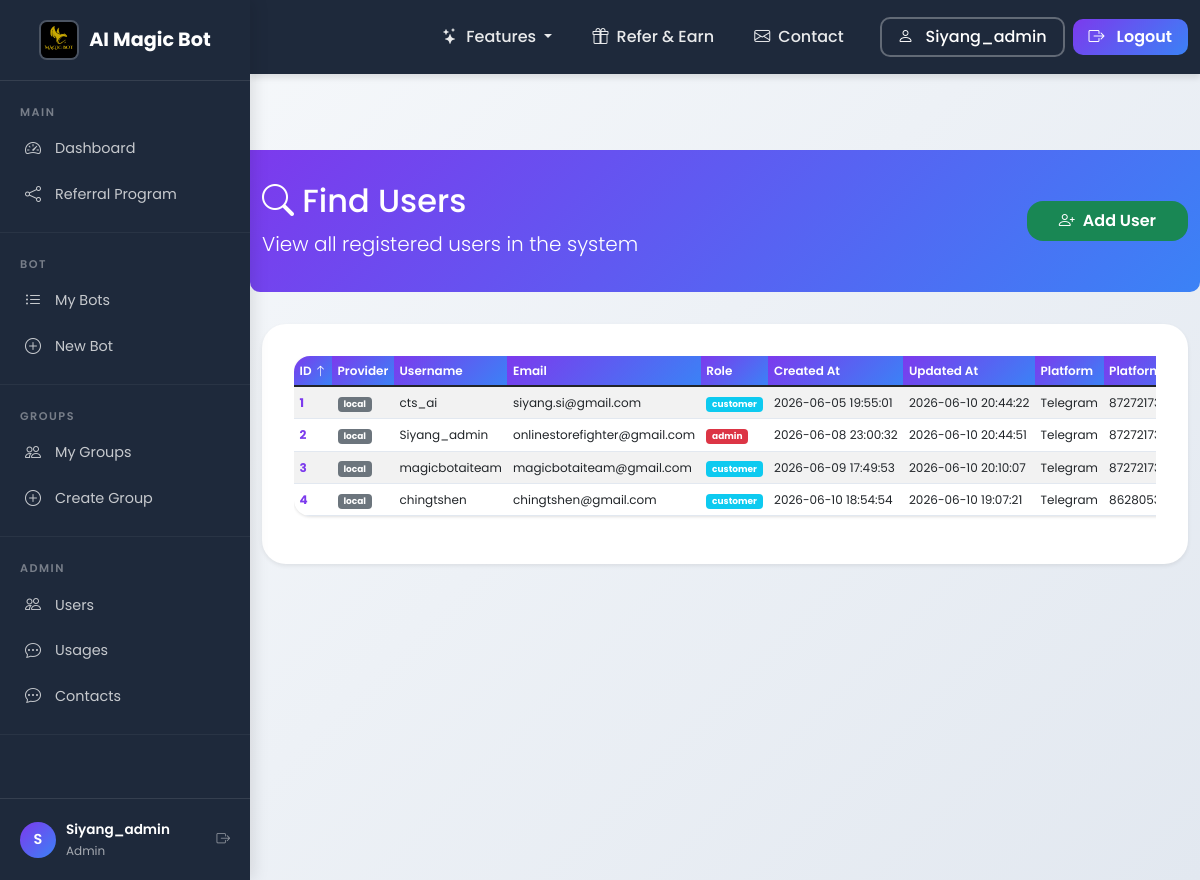
Page /users (signed in) on the earlier database version.
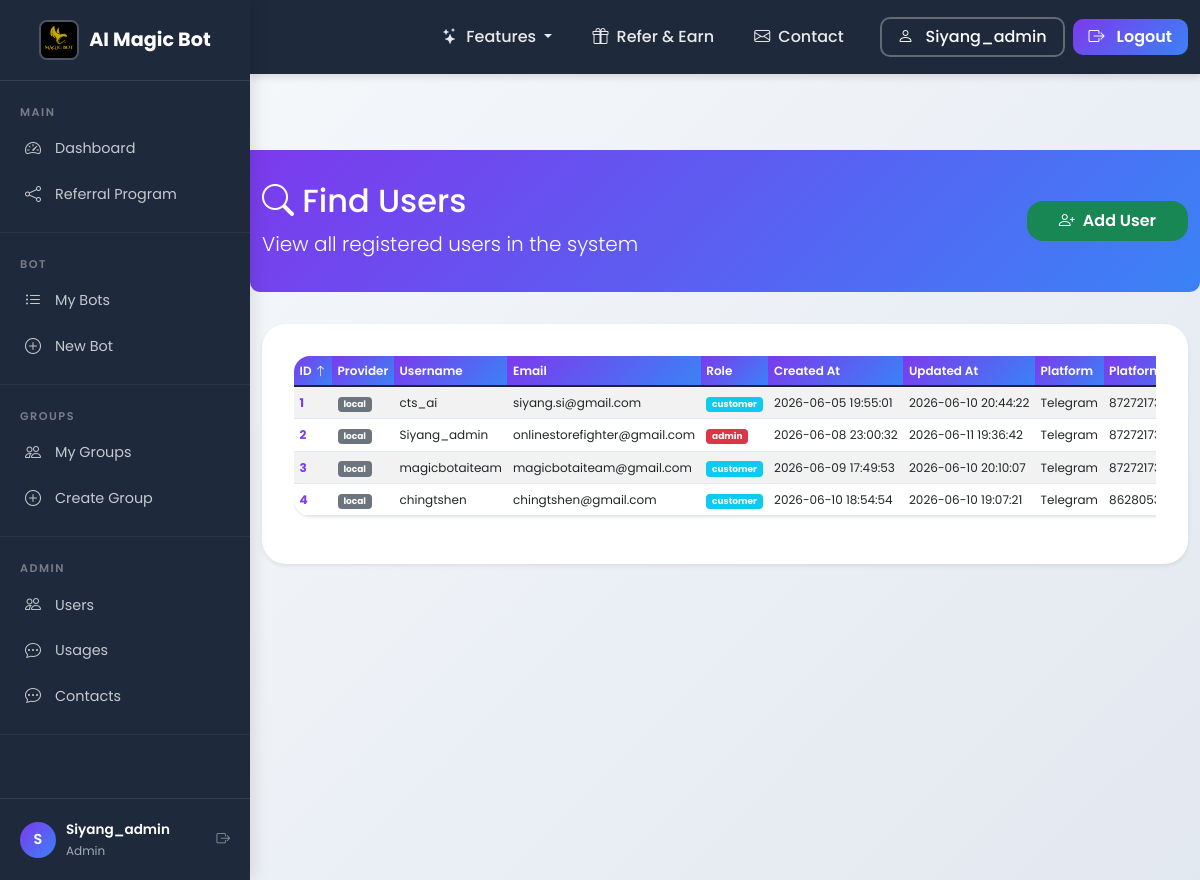
Same page on the later database version.
### tables this page shows
CREATE TABLE "users" (id INTEGER PRIMARY KEY AUTOINCREMENT, provider TEXT NOT NULL DEFAULT 'local', provider_id TEXT UNIQUE, username TEXT NOT NULL UNIQUE, email TEXT UNIQUE, password_hash TEXT, referral_credits INTEGER DEFAULT 0, referral_badge TEXT DEFAULT NULL, created_at TIMESTAMP DEFAULT CURRENT_TIMESTAMP, updated_at TIMESTAMP DEFAULT CURRENT_TIMESTAMP, preferred_platform TEXT DEFAULT NULL, platform_user_id TEXT DEFAULT NULL);

### app_complete_with_groups.py (the view)
@app.route("/users")
@login_required
@admin_required_route
def users_list():
    page = request.args.get('page', 1, type=int)
    sort_by = request.args.get('sort_by', 'id')
    sort_order = request.args.get('sort_order', 'asc')
    valid_sort_columns = ['id', 'username', 'email', 'provider', 'preferred_platform', 'platform_user_id', 'created_at', 'updated_at', 'user_role']
    if sort_by not in valid_sort_columns:
        sort_by = 'id'
    if sort_order not in ['asc', 'desc']:
        sort_order = 'asc'
    per_page = 20
    offset = (page - 1) * per_page
    conn = get_db_connection()
    total_count = conn.execute("SELECT COUNT(*) as count FROM users").fetchone()['count']
    total_pages = (total_count + per_page - 1) // per_page
    if sort_by == 'user_role':
        order_clause = f"r.name {sort_order}"
    else:
        order_clause = f"u.{sort_by} {sort_order}"
    query = f"""
        SELECT u.*, COALESCE(r.name, 'customer') as user_role
        FROM users u
        LEFT JOIN user_roles ur ON u.id = ur.user_id
        LEFT JOIN roles r ON ur.role_id = r.id
        ORDER BY {order_clause}
        LIMIT ? OFFSET ?
    """
    users = conn.execute(query, (per_page, offset)).fetchall()
    conn.close()
    return render_template(
        "users.html",
        users=users,
        username=session.get("username"),
        role=session.get("role"),
        page=page,
        total_pages=total_pages,
        total_count=total_count,
        sort_by=sort_by,
        sort_order=sort_order
    )

### app_complete_with_groups.py (called while the page is built)
@app.context_processor
def inject_random_background():
    import random
    background_images = [
        '/static/AI_IMG1.jpeg',
        '/static/AI_IMG_2.jpeg',
        '/static/AI_IMG_3.jpeg',
        '/static/AI_IMG_4.jpeg'
    ]
    random_bg = random.choice(background_images)
    return {
        'random_background': random_bg,
        'all_backgrounds': background_images,
        'is_admin': session.get('role') == 'admin'
    }

def admin_required_route(f):
    from functools import wraps
    @wraps(f)
    def decorated_function(*args, **kwargs):
        if session.get('role', 'customer') != 'admin':
            flash("Admin privileges required to access this page.", "error")
            return redirect(url_for('index'))
        return f(*args, **kwargs)
    return decorated_function

    def __call__(self, environ, start_response):
        environ['wsgi.url_scheme'] = 'https'
        return super().__call__(environ, start_response)

### db.py (called while the page is built)
def _sqlite_conn():
    import sqlite3
    db_path = Path(__file__).parent / "users.db"
    conn = sqlite3.connect(str(db_path), timeout=10)
    conn.row_factory = sqlite3.Row
    conn.execute("PRAGMA journal_mode=WAL")
    conn.execute("PRAGMA busy_timeout = 5000")
    conn.execute("PRAGMA synchronous = NORMAL")
    conn.execute("PRAGMA foreign_keys = ON")
    return conn

def get_conn():
    if USE_PG:
        return _pg_conn()
    return _sqlite_conn()

### group_collaboration_ui.py (called while the page is built)
def login_required(f):
    @wraps(f)
    def decorated_function(*args, **kwargs):
        if "user_id" not in session:
            flash("Please log in to access this page.", "error")
            return redirect(url_for("signin_local"))
        return f(*args, **kwargs)
    return decorated_function

### templates/users.html (shortened to what this page needs)
<!DOCTYPE html>
<html lang="en">
<head>
    <link href="https://cdn.jsdelivr.net/npm/bootstrap@5.1.3/dist/css/bootstrap.min.css" rel="stylesheet">
    <link rel="stylesheet" href="{{ url_for('static', filename='css/shared.css') }}">
    <link rel="stylesheet" href="https://cdn.jsdelivr.net/npm/bootstrap-icons@1.8.1/font/bootstrap-icons.css">
</head>
<body class="sidebar-layout">
    {% with active_page='users' %}
    {% include '_sidebar.html' %}
<div class="sidebar-content">
    {% endwith %}
    <div class="page-header">
        <div class="container">
            <div class="d-flex justify-content-between align-items-center">
                <div>
                    <h2><i class="bi bi-search"></i> Find Users</h2>
                    <p class="lead mb-0">View all registered users in the system</p>
                </div>
                <div>
                    <a href="/users/add" class="btn btn-success">
                        <i class="bi bi-person-plus"></i> Add User
                    </a>
                </div>
            </div>
        </div>
    </div>
    <div class="container mb-5">
        <div class="card shadow-sm">
            <div class="card-body">
                <div class="table-responsive">
                    <table class="table table-hover table-striped">
                        <thead class="table-dark">
                            <tr>
                                <th>
                                    <a href="?sort_by=id&sort_order={{ 'desc' if sort_by == 'id' and sort_order == 'asc' else 'asc' }}" class="text-white text-decoration-none">
                                        ID
                                        {% if sort_by == 'id' %}
                                            <i class="bi bi-arrow-{{ 'up' if sort_order == 'asc' else 'down' }}"></i>
                                        {% endif %}
                                    </a>
                                </th>
                                <th>
                                    <a href="?sort_by=provider&sort_order={{ 'desc' if sort_by == 'provider' and sort_order == 'asc' else 'asc' }}" class="text-white text-decoration-none">
                                        Provider
                                    </a>
                                </th>
                                <th>
                                    <a href="?sort_by=username&sort_order={{ 'desc' if sort_by == 'username' and sort_order == 'asc' else 'asc' }}" class="text-white text-decoration-none">
                                        Username
                                    </a>
                                </th>
                                <th>
                                    <a href="?sort_by=email&sort_order={{ 'desc' if sort_by == 'email' and sort_order == 'asc' else 'asc' }}" class="text-white text-decoration-none">
                                        Email
                                    </a>
                                </th>
                                <th>
                                    <a href="?sort_by=user_role&sort_order={{ 'desc' if sort_by == 'user_role' and sort_order == 'asc' else 'asc' }}" class="text-white text-decoration-none">
                                        Role
                                    </a>
                                </th>
                                <th>
                                    <a href="?sort_by=created_at&sort_order={{ 'desc' if sort_by == 'created_at' and sort_order == 'asc' else 'asc' }}" class="text-white text-decoration-none">
                                        Created At
                                    </a>
                                </th>
                                <th>
                                    <a href="?sort_by=updated_at&sort_order={{ 'desc' if sort_by == 'updated_at' and sort_order == 'asc' else 'asc' }}" class="text-white text-decoration-none">
                                        Updated At
                                    </a>
                                </th>
                                <th>
                                    <a href="?sort_by=preferred_platform&sort_order={{ 'desc' if sort_by == 'preferred_platform' and sort_order == 'asc' else 'asc' }}" class="text-white text-decoration-none">
                                        Platform
                                    </a>
                                </th>
                                <th>
                                    <a href="?sort_by=platform_user_id&sort_order={{ 'desc' if sort_by == 'platform_user_id' and sort_order == 'asc' else 'asc' }}" class="text-white text-decoration-none">
                                        Platform User ID
                                    </a>
                                </th>
                            </tr>
                        </thead>
                        <tbody>
                            {% for user in users %}
                            <tr>
                                <td><a href="/users/{{ user.id }}" class="fw-bold">{{ user.id }}</a></td>
                                <td><span class="badge bg-{{ 'primary' if user.provider == 'google' else 'secondary' }}">{{ user.provider }}</span></td>
                                <td>{{ user.username }}</td>
                                <td>{{ user.email or 'N/A' }}</td>
                                <td><span class="badge bg-{{ 'danger' if user.user_role == 'admin' else 'info' }}">{{ user.user_role }}</span></td>
                                <td>{{ user.created_at }}</td>
                                <td>{{ user.updated_at }}</td>
                                <td>{{ user.preferred_platform or '' }}</td>
                                <td>{{ user.platform_user_id or '' }}</td>
                            </tr>
                            {% endfor %}
                        </tbody>
                    </table>
                </div>
            </div>
        </div>
    </div>
</div>
</body>
</html>

### templates/_sidebar.html (shortened to what this page needs)
{% with active_page=active_page|default('') %}
{% include '_navbar.html' %}
{% endwith %}
<div class="sidebar" id="appSidebar">
    <div class="sidebar-brand">
        <a href="{{ url_for('landing') }}">
            <img src="{{ url_for('static', filename='Magic_Bot_AI.png') }}" alt="AI Magic Bot">
            AI Magic Bot
        </a>
    </div>
    <div class="sidebar-section">
        <div class="sidebar-section-title">Main</div>
        <a href="{{ url_for('index') }}" class="sidebar-item {% if active_page == 'dashboard' %}active{% endif %}">
            <i class="bi bi-speedometer2"></i> Dashboard
        </a>
        <a href="{{ url_for('referrer') }}" class="sidebar-item {% if active_page == 'referrer' %}active{% endif %}">
            <i class="bi bi-share"></i> Referral Program
        </a>
    </div>
    <div class="sidebar-section">
        <div class="sidebar-section-title">Bot</div>
        <a href="{{ url_for('my_bots') }}" class="sidebar-item {% if active_page == 'my_bots' %}active{% endif %}">
            <i class="bi bi-list-ul"></i> My Bots
        </a>
        <a href="{{ url_for('register_bot') }}" class="sidebar-item {% if active_page == 'register' %}active{% endif %}">
            <i class="bi bi-plus-circle"></i> New Bot
        </a>
    </div>
    <div class="sidebar-section">
        <div class="sidebar-section-title">Groups</div>
        <a href="/groups" class="sidebar-item">
            <i class="bi bi-people"></i> My Groups
        </a>
        <a href="/groups/create" class="sidebar-item">
            <i class="bi bi-plus-circle"></i> Create Group
        </a>
    </div>
    {% if role == 'admin' %}
    <div class="sidebar-section">
        <div class="sidebar-section-title">Admin</div>
        <a href="{{ url_for('find_users') }}" class="sidebar-item">
            <i class="bi bi-people"></i> Users
        </a>
        <a href="/usage" class="sidebar-item {% if active_page == 'usage' %}active{% endif %}">
            <i class="bi bi-chat-dots"></i> Usages
        </a>
        <a href="/admin/contacts" class="sidebar-item {% if active_page == 'admin_contacts' %}active{% endif %}">
            <i class="bi bi-chat-dots"></i> Contacts
        </a>
    </div>
    {% endif %}
    <div class="sidebar-footer">
        <div class="sidebar-user-info">
            <div class="avatar">
                {{ username[:1].upper() if username else 'U' }}
            </div>
            <div>
                <div class="user-name">{{ username }}</div>
                <div class="user-role">{{ role|title if role else 'User' }}</div>
            </div>
            <a href="{{ url_for('logout') }}" class="ms-auto text-white-50" title="Logout">
                <i class="bi bi-box-arrow-right"></i>
            </a>
        </div>
    </div>
</div>

### templates/_navbar.html (shortened to what this page needs)
<nav class="navbar navbar-expand-lg navbar-dark fixed-top">
    <div class="container">
        <div class="collapse navbar-collapse" id="navbarNav">
            <ul class="navbar-nav ms-auto align-items-center">
                <li class="nav-item dropdown">
                    <a class="nav-link dropdown-toggle" href="#" id="featuresDropdown" role="button" data-bs-toggle="dropdown" aria-expanded="false">
                        <i class="bi bi-stars me-1"></i> Features
                    </a>
                </li>
                <li class="nav-item">
                    <a class="nav-link" href="/referral-program">
                        <i class="bi bi-gift me-1"></i> Refer & Earn
                    </a>
                </li>
                <li class="nav-item">
                    <a class="nav-link" href="/advertisement#contact">
                        <i class="bi bi-envelope me-1"></i> Contact
                    </a>
                </li>
                <li class="nav-item ms-3">
                    <a href="{{ url_for('profile') }}" class="btn btn-outline-light" style="border-radius: 10px; padding: 6px 16px; font-weight: 500; border-width: 2px;">
                        <i class="bi bi-person me-1"></i> {{ username }}
                    </a>
                </li>
                <li class="nav-item ms-2">
                    <a href="{{ url_for('logout') }}" class="btn btn-primary" style="border-radius: 10px; padding: 6px 16px; font-weight: 600;">
                        <i class="bi bi-box-arrow-right me-1"></i> Logout
                    </a>
                </li>
            </ul>
        </div>
    </div>
</nav>
<div style="padding-top: 80px;"></div>

### templates/users.html (style rules this page uses)
.table-responsive table { font-size: 0.75rem; }
.table-responsive th, .table-responsive td { padding: 0.3rem 0.35rem !important; white-space: nowrap; }

Differences in the rows shown:
changed users "Siyang_admin": updated_at "2026-06-10 20:44:51" → "2026-06-11 19:36:42"
